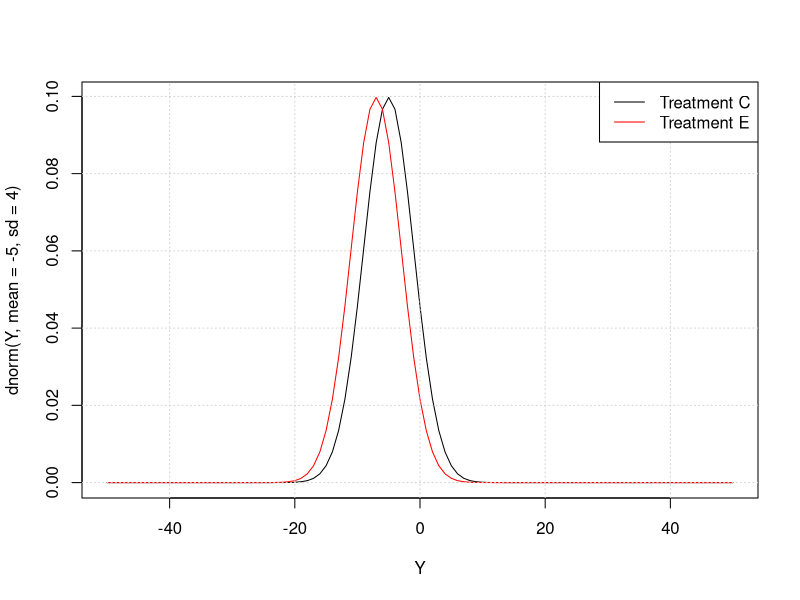
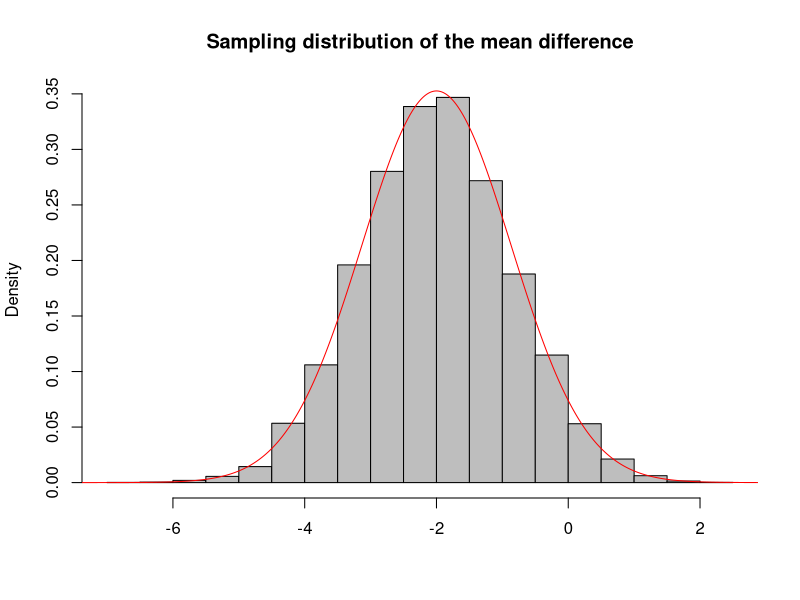
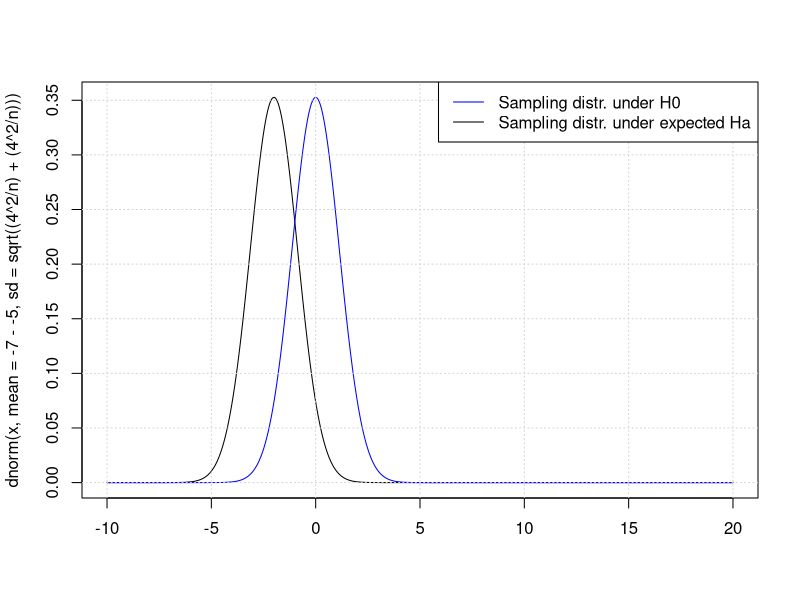

Recreate these plots in R, in order. (Note: this script raises an error after producing the figures.)
Y <- -50:50
plot(dnorm(Y, mean = -5, sd = 4) ~ Y, type = 'l')
points(dnorm(Y, mean = -7, sd = 4) ~ Y, type = 'l', col = 'red')
grid()
legend('topright', c('Treatment C', 'Treatment E'), 
       lty = 1, col = c('black', 'red'), bg = 'white')

n <- 25
meandiff <- replicate(10000, mean(rnorm(n, mean = -7, sd = 4)) 
                      - mean(rnorm(n, mean = -5, sd = 4)))
hist(meandiff, freq = FALSE, col = 'grey', 
     main = 'Sampling distribution of the mean difference', xlab = '')
x <- seq(-50, 50, .01)
points(dnorm(x, mean = -7 - -5, sd = sqrt((4^2/n) + (4^2/n))) ~ x, 
       type = 'l', col = 'red')

n <- 25
x <- seq(-10, 20, .01)
plot(dnorm(x, mean = -7 - -5, sd = sqrt((4^2/n) + (4^2/n))) ~ x,
     type = 'l', col = 'black', main = '', xlab = '')
points(dnorm(x, mean = -5 - -5, sd = sqrt((4^2/n) + (4^2/n))) ~ x,
       type = 'l', col = 'blue')

grid()
legend('topright', c('Sampling distr. under H0', 'Sampling distr. under expected Ha'),
       lty = 1, col = c('blue', 'black'))

#1) If we assume that the statistical test is to be performed one-sided with
#??=0.025, how large should the observed mean difference in Y be to end up with
#a statistically significant result (i.e. what is the critical value in this
#setting)? Hint: you can use the qnorm() function. Add the critical value to the
#plot above.
?qnorm
qnorm(0.025, mean=0,sd=4) #-7.83985
qnorm(0.025, mean = 0, sd = sqrt((4^2/n) + (4^2/n))) #-2.217446

#2) Determine the power of the test for the expected effect.
d <-  (-7 - -5) ??? sqrt((4^2/n) + (4^2/n))

#power 0.4099896

# 3) Obviously, using n=25 will not provide sufficient power. Run the commands
# above with various larger values of n. How large should n approximately be to
# obtain a power of (at least) 0.8?




####################################################################################################
# Exercise 2
####################################################################################################

f1 <- function(n, piE, piC, numsim = 1000){
  sE <- rbinom(numsim, n, piE)
  sC <- rbinom(numsim, n, piC)
  pvals <- sapply(1:numsim, FUN = function(i) prop.test(x = c(sE[i], sC[i]), n = c(n, n),
                                                        alternative = "less")$p.value)
  mean(pvals < 0.025)
}

#It generates 1000 samples for both treatment arms under the assumed alternative
#hypothesis (note: feel free to increase numsim where necessary). Then, it
#determines whether the null hypothesis is to be rejected or not. The proportion
#of rejections equals the power, which is returned by the function. Make sure to
#understand each of the commands in the function.

?rbinom #rbinom(n, size, prob), rbinom generates random deviates


#1) Run f1() for n=100,200,300,...,2000. Store the output and plot the power
#curve. Note: warning messages due to low expected values can be ignored. Based
#on this initial assessment, how many subjects are (approximately) needed in
#each treatment arm to obtain a power of 0.80?

  
piE <- 0.35
piC <- 0.4
seq(100,2000,by=100)
y <- NULL
for (n in seq(100,2000,by=100)){
 y[n] <- (f1(n, piE, piC, numsim = 1000))
  }

f1(100, piE, piC, numsim = 1000) #0.092
f1(200, piE, piC, numsim = 1000) #0.146
f1(300, piE, piC, numsim = 1000) #0.222

y <- y[seq(100,2000,by=100)]
y
plot(seq(100,2000,by=100),y)

# 2) The function f1() can also be used to obtain the empirical type 1 error
# rate. Run f1() again, this time to determine the empirical type 1 error rate,
# for the same values of n. Again, generate a plot to visualize the results.


#type I error (or error of the first kind) is the incorrect rejection of a true
#null hypothesis. if the null hypothesis is true piE must be the sam as piC, so
#both 0.4
z <- NULL
for (n in seq(100,2000,by=100)){
  z[n] <- (f1(n, 0.4, 0.4, numsim = 1000))
}
z <- z[seq(100,2000,by=100)]
z
plot(seq(100,2000,by=100),z)


#3) Now suppose that, for ethical and/or logistical reasons, the investigator
#wants to be able to halt the trial if the observed difference already is
#significant after observing the outcomes for half of the subjects (if it is not
#significant at that point, the trial is to be continued until all 2n subjects
#are included). Assuming that the same ?? of 0.025 is used in both tests? Adjust
#f1() to represent this sequential testing scenario, and repeat the exercises
#above. What would be the impact on the power and type 1 error?




#4) What is the impact of choosing ??=0.001 for the interim analysis (i.e. only
#halting the trial early if the evidence in favour of the experimental treatment
#is very clear)?
